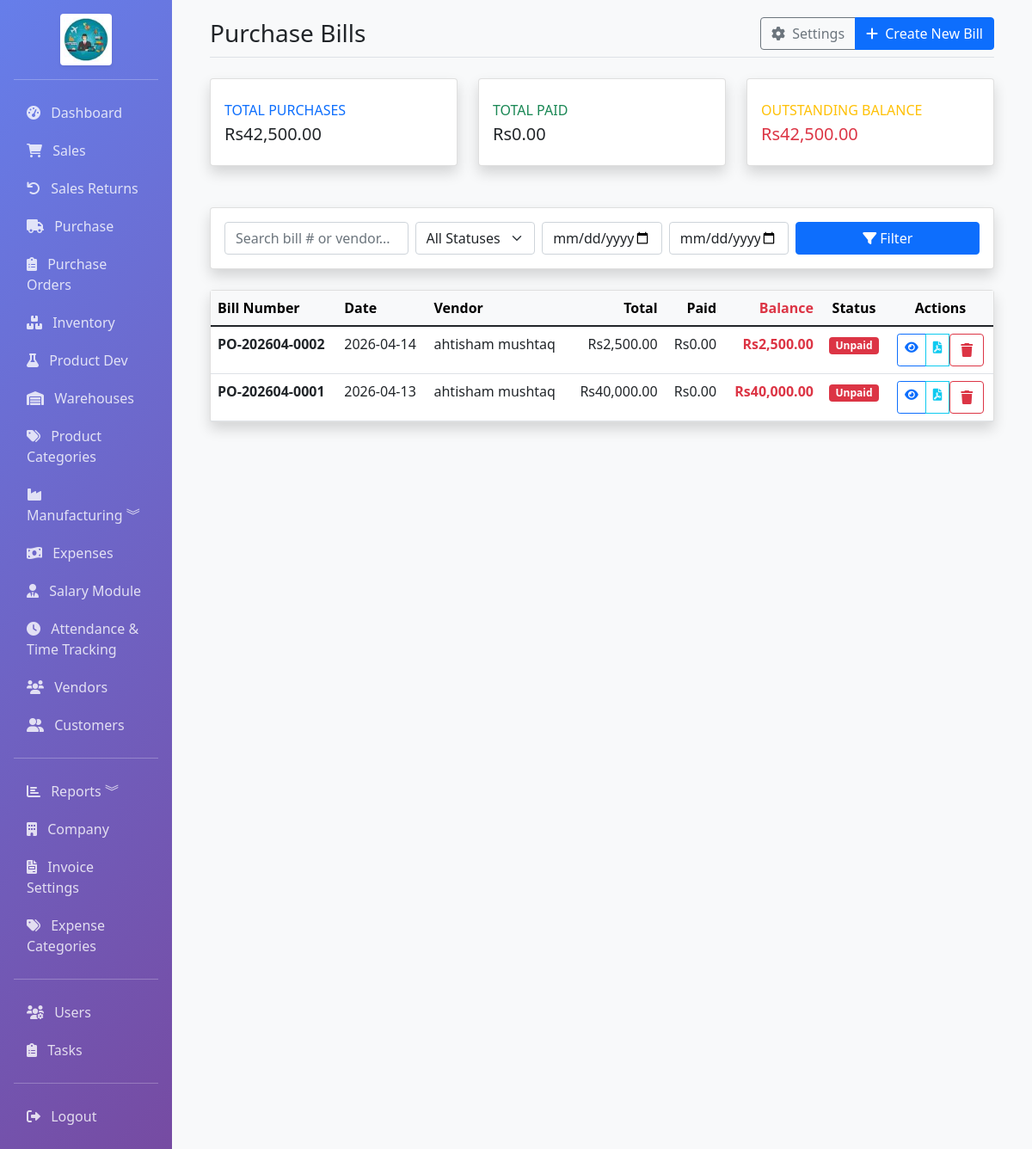
Before: /purchase/bills (signed in) with the older database file.
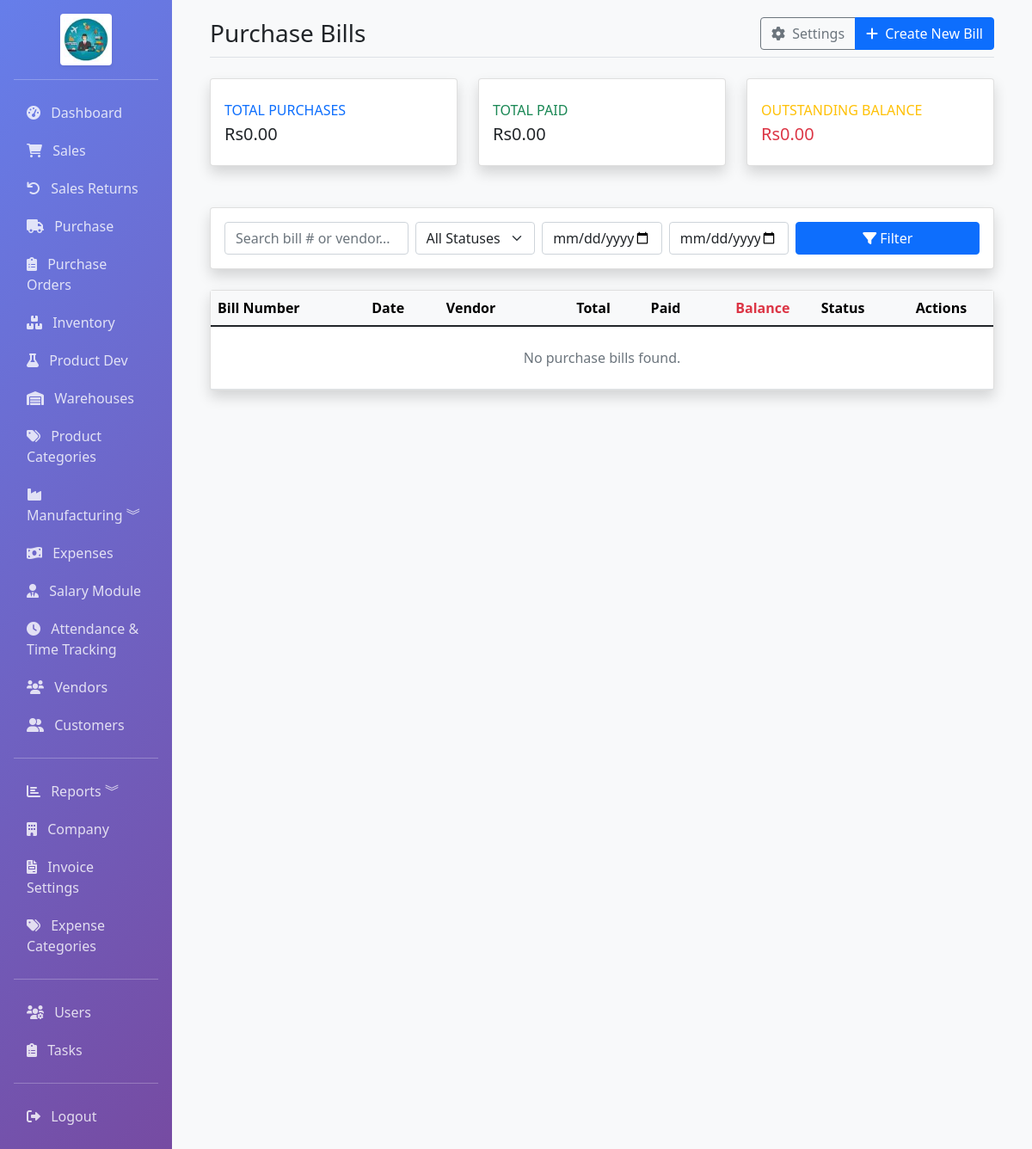
After: the same page with the newer database file.
### app/models.py (models this page shows, shortened)
class PurchaseBill(db.Model):
    __tablename__ = 'purchase_bills'
    id = db.Column(db.Integer, primary_key=True)
    bill_number = db.Column(db.String(50), unique=True, nullable=False, index=True)
    vendor_id = db.Column(db.Integer, db.ForeignKey('vendors.id'), nullable=False, index=True)
    po_id = db.Column(db.Integer, db.ForeignKey('purchase_orders.id'), nullable=True, index=True)  # source PO
    date = db.Column(db.DateTime, default=datetime.utcnow, index=True)
    due_date = db.Column(db.DateTime)
    currency_id = db.Column(db.Integer, db.ForeignKey('currencies.id'), nullable=True)
    exchange_rate = db.Column(db.Float, default=1)
    subtotal = db.Column(db.Float, default=0)
    tax_rate = db.Column(db.Float, default=10)
    tax = db.Column(db.Float, default=0)
    discount_type = db.Column(db.String(10), default='fixed')
    discount = db.Column(db.Float, default=0)
    shipping_charge = db.Column(db.Float, default=0)
    advance_applied = db.Column(db.Float, default=0)  # Advance from vendor profile applied to this bill
    total = db.Column(db.Float, default=0)
    status = db.Column(Enum('paid', 'unpaid', 'partial', name='payment_status'), default='unpaid', index=True)
    paid_amount = db.Column(db.Float, default=0)
    notes = db.Column(db.Text)
    created_by = db.Column(db.Integer, db.ForeignKey('users.id'))
    created_at = db.Column(db.DateTime, default=datetime.utcnow)
    updated_at = db.Column(db.DateTime, default=datetime.utcnow, onupdate=datetime.utcnow)
    items = db.relationship('PurchaseItem', backref='bill', lazy=True, cascade='all, delete-orphan')
    currency = db.relationship('Currency', backref='purchase_bills', lazy=True)
    @property
    def balance_due(self):
        return self.total - self.paid_amount

class Vendor(db.Model):
    __tablename__ = 'vendors'
    id = db.Column(db.Integer, primary_key=True)
    name = db.Column(db.String(100), nullable=False, index=True)
    email = db.Column(db.String(120), index=True)
    phone = db.Column(db.String(20))
    address = db.Column(db.Text)
    gst_number = db.Column(db.String(20), index=True)
    pan_number = db.Column(db.String(20))
    contact_person = db.Column(db.String(100))
    shipping_address = db.Column(db.Text)
    payment_terms = db.Column(db.Integer, default=30)  # Days
    credit_limit = db.Column(db.Float, default=0)
    is_active = db.Column(db.Boolean, default=True)
    created_at = db.Column(db.DateTime, default=datetime.utcnow)
    updated_at = db.Column(db.DateTime, default=datetime.utcnow, onupdate=datetime.utcnow)
    bills = db.relationship('PurchaseBill', backref='vendor', lazy=True, cascade='all, delete-orphan')
    advances = db.relationship('VendorAdvance', backref='vendor', lazy=True, cascade='all, delete-orphan')

### app/routes/purchase.py (the view)
@bp.route('/bills')
@login_required
def bills():
    status = request.args.get('status', 'all')
    from_date = request.args.get('from_date')
    to_date = request.args.get('to_date')
    search = request.args.get('search', '')
    query = PurchaseBill.query
    if status != 'all':
        query = query.filter(PurchaseBill.status == status)
    if from_date:
        try:
            query = query.filter(PurchaseBill.date >= datetime.strptime(from_date, '%Y-%m-%d'))
        except ValueError:
            pass
    if to_date:
        try:
            to_date_dt = datetime.strptime(to_date, '%Y-%m-%d').replace(hour=23, minute=59, second=59)
            query = query.filter(PurchaseBill.date <= to_date_dt)
        except ValueError:
            pass
    if search:
        query = query.join(Vendor).filter(
            (PurchaseBill.bill_number.ilike(f'%{search}%')) |
            (Vendor.name.ilike(f'%{search}%'))
        )
    bills = query.order_by(PurchaseBill.date.desc()).all()
    total_amount = sum(bill.total for bill in bills)
    total_paid = sum(bill.paid_amount for bill in bills)
    total_balance = sum(bill.balance_due for bill in bills)
    return render_template('purchase/bills.html',
                         bills=bills,
                         current_status=status,
                         from_date=from_date,
                         to_date=to_date,
                         search=search,
                         total_amount=total_amount,
                         total_paid=total_paid,
                         total_balance=total_balance)

### app/templates/purchase/bills.html (shortened to what this page needs)
{% extends "base.html" %}
{% block content %}
<div class="container-fluid list-page">
    <div class="d-flex justify-content-between align-items-center mb-4 border-bottom pb-2">
        <h2 class="h3 mb-0 text-gray-800">Purchase Bills</h2>
        <div class="btn-group">
            <a href="{{ url_for('purchase.purchase_settings_page') }}" class="btn btn-outline-secondary">
                <i class="fas fa-cog me-1"></i> Settings
            </a>
            <a href="{{ url_for('purchase.create_bill') }}" class="btn btn-primary">
                <i class="fas fa-plus me-1"></i> Create New Bill
            </a>
        </div>
    </div>
    <div class="row mb-4">
        <div class="col-xl-4 col-md-6 mb-4">
            <div class="card border-left-primary shadow h-100 py-2">
                <div class="card-body">
                    <div class="text-xs font-weight-bold text-primary text-uppercase mb-1">Total Purchases</div>
                    <div class="h5 mb-0 font-weight-bold text-gray-800">Rs{{ "{:,.2f}".format(total_amount) }}</div>
                </div>
            </div>
        </div>
        <div class="col-xl-4 col-md-6 mb-4">
            <div class="card border-left-success shadow h-100 py-2">
                <div class="card-body">
                    <div class="text-xs font-weight-bold text-success text-uppercase mb-1">Total Paid</div>
                    <div class="h5 mb-0 font-weight-bold text-gray-800">Rs{{ "{:,.2f}".format(total_paid) }}</div>
                </div>
            </div>
        </div>
        <div class="col-xl-4 col-md-6 mb-4">
            <div class="card border-left-warning shadow h-100 py-2">
                <div class="card-body">
                    <div class="text-xs font-weight-bold text-warning text-uppercase mb-1">Outstanding Balance</div>
                    <div class="h5 mb-0 font-weight-bold text-gray-800 text-danger">Rs{{ "{:,.2f}".format(total_balance) }}</div>
                </div>
            </div>
        </div>
    </div>
    <div class="card shadow mb-4">
        <div class="card-body">
            <form method="GET" action="{{ url_for('purchase.bills') }}" class="row g-2">
                <div class="col-12 col-sm-6 col-md-3">
                    <input type="text" name="search" class="form-control" placeholder="Search bill # or vendor..." value="{{ search }}">
                </div>
                <div class="col-6 col-sm-4 col-md-2">
                    <select name="status" class="form-select">
                        <option value="all" {% if current_status == 'all' %}selected{% endif %}>All Statuses</option>
                    </select>
                </div>
                <div class="col-6 col-sm-4 col-md-2">
                    <input type="date" name="from_date" class="form-control" value="{{ from_date }}" title="From Date">
                </div>
                <div class="col-6 col-sm-4 col-md-2">
                    <input type="date" name="to_date" class="form-control" value="{{ to_date }}" title="To Date">
                </div>
                <div class="col-6 col-sm-4 col-md-3">
                    <button type="submit" class="btn btn-primary w-100"><i class="fas fa-filter"></i> Filter</button>
                </div>
            </form>
        </div>
    </div>
    <div class="card shadow mb-4">
        <div class="card-body p-0">
            <div class="table-responsive">
            <table class="table table-hover mb-0">
                <thead class="table-light">
                    <tr>
                        <th>Bill Number</th>
                        <th>Date</th>
                        <th>Vendor</th>
                        <th class="text-end">Total</th>
                        <th class="text-end">Paid</th>
                        <th class="text-end text-danger">Balance</th>
                        <th class="text-center">Status</th>
                        <th class="text-center">Actions</th>
                    </tr>
                </thead>
                <tbody>
                    {% for bill in bills %}
                    <tr>
                        <td class="fw-bold">{{ bill.bill_number }}</td>
                        <td>{{ bill.date.strftime('%Y-%m-%d') }}</td>
                        <td>{{ bill.vendor.name }}</td>
                        <td class="text-end">Rs{{ "{:,.2f}".format(bill.total) }}</td>
                        <td class="text-end">Rs{{ "{:,.2f}".format(bill.paid_amount) }}</td>
                        <td class="text-end text-danger fw-bold">Rs{{ "{:,.2f}".format(bill.balance_due) }}</td>
                        <td class="text-center">
                            <span class="badge {% if bill.status == 'paid' %}bg-success{% elif bill.status == 'unpaid' %}bg-danger{% else %}bg-warning{% endif %}">
                                {{ bill.status|capitalize }}
                            </span>
                        </td>
                        <td class="text-center">
                            <div class="btn-group btn-group-sm">
                                <a href="{{ url_for('purchase.bill_detail', id=bill.id) }}" class="btn btn-outline-primary" title="View"><i class="fas fa-eye"></i></a>
                                <a href="{{ url_for('purchase.bill_pdf', id=bill.id) }}" class="btn btn-outline-info" title="PDF" target="_blank"><i class="fas fa-file-pdf"></i></a>
                                <form action="{{ url_for('purchase.delete_bill', id=bill.id) }}" method="POST" class="d-inline" onsubmit="return confirm('Delete this bill? This will decrease product stock.');">
                                    <button type="submit" class="btn btn-outline-danger" title="Delete"><i class="fas fa-trash"></i></button>
                                </form>
                            </div>
                        </td>
                    </tr>
                    {% else %}
                    <tr>
                        <td colspan="8" class="text-center py-4 text-muted">No purchase bills found.</td>
                    </tr>
                    {% endfor %}
                </tbody>
            </table>
            </div>
        </div>
    </div>
</div>
{% endblock %}

Changed rows visible on the page:
removed PurchaseBill: bill_number "PO-202604-0002", date "2026-04-14", vendor.name "ahtisham mushtaq", total "2,500.00", paid_amount "0.00", balance_due "2,500.00", status "Unpaid"
removed PurchaseBill: bill_number "PO-202604-0001", date "2026-04-13", vendor.name "ahtisham mushtaq", total "40,000.00", paid_amount "0.00", balance_due "40,000.00", status "Unpaid"
Other visible differences:
{{ "{:,.2f}".format(total_amount) }}: "42,500.00" → "0.00"
{{ "{:,.2f}".format(total_balance) }}: "42,500.00" → "0.00"
text now shown: "No purchase bills found."
